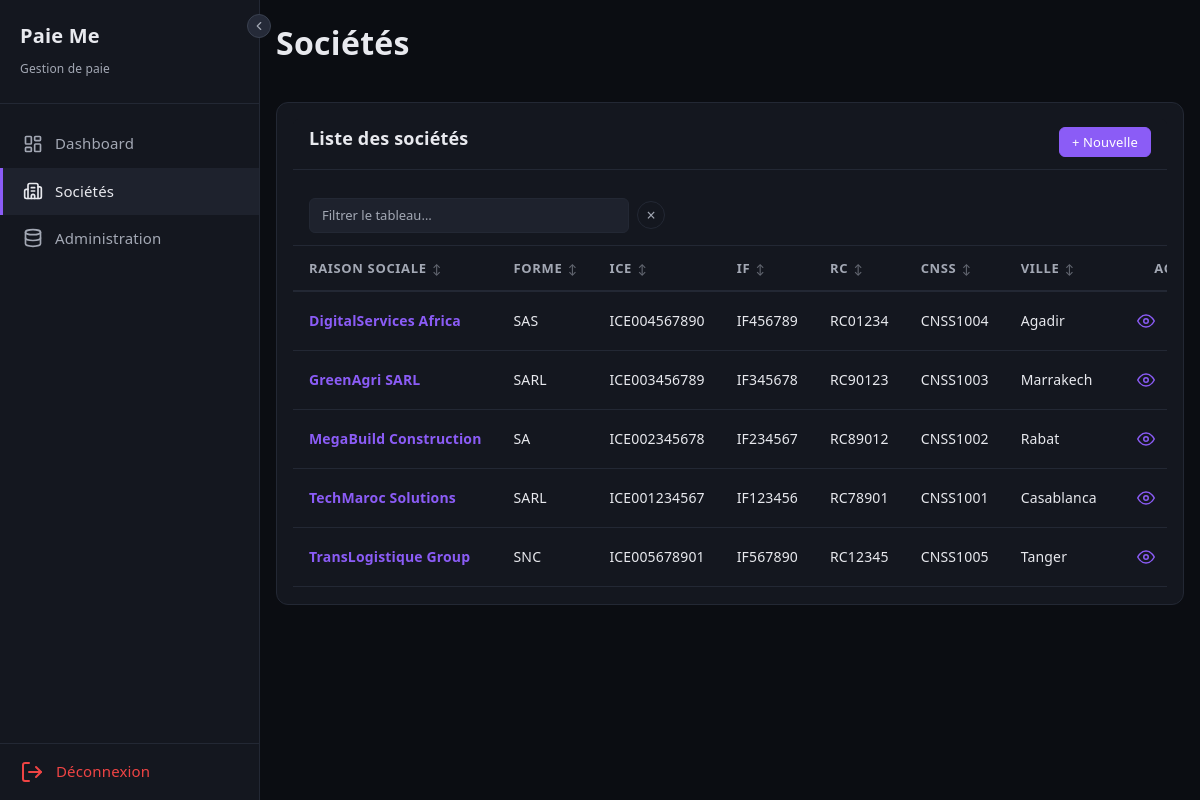
/societes (signed in), run on the app's committed database.
### tables this page shows
CREATE TABLE IF NOT EXISTS societes (
    id                  INT UNSIGNED AUTO_INCREMENT PRIMARY KEY,
    user_id             INT UNSIGNED        NOT NULL,
    raison_sociale      VARCHAR(200)        NOT NULL,
    forme_juridique     VARCHAR(20)         NOT NULL,
    ice                 VARCHAR(20)         NOT NULL,
    if_fiscal           VARCHAR(20)         NOT NULL,
    rc                  VARCHAR(20)         NOT NULL,
    tp                  VARCHAR(20)         NOT NULL,
    cnss                VARCHAR(20)         NOT NULL,
    adresse             TEXT,
    ville               VARCHAR(100),
    telephone           VARCHAR(20),
    email               VARCHAR(180),
    site_web            VARCHAR(255),
    banque              VARCHAR(100),
    agence              VARCHAR(100),
    rib                 VARCHAR(255),
    modele_bulletin_id  INT UNSIGNED,
    logo                VARCHAR(255),
    damancom_login      VARCHAR(100),
    damancom_password   VARCHAR(255),
    simpl_login         VARCHAR(100),
    simpl_password      VARCHAR(255),
    cimr_login          VARCHAR(100),
    cimr_password       VARCHAR(255),
    actif               TINYINT(1)          NOT NULL DEFAULT 1,
    created_at          DATETIME            NOT NULL DEFAULT CURRENT_TIMESTAMP,
    updated_at          DATETIME            NOT NULL DEFAULT CURRENT_TIMESTAMP ON UPDATE CURRENT_TIMESTAMP,
    FOREIGN KEY (user_id) REFERENCES users(id) ON DELETE CASCADE
);

### controllers/SocieteController.php (called while the page is built, shortened)
<?php
class SocieteController extends Controller
{
    private PDO $db;
    public function __construct()
    {
        $this->db = Model::db();
    }
    public function index(): void
    {
        $userId = Session::get('user_id');
        $societes = $this->db->query("SELECT * FROM societes WHERE user_id = $userId ORDER BY raison_sociale")->fetchAll();
        $this->render('societes/index.php', [
            'title'    => 'Sociétés',
            'societes' => $societes,
        ]);
    }
    protected function render(string $view, array $data = []): void
    {
        extract($data);
        require __DIR__ . '/../views/' . $view;
        require __DIR__ . '/../views/layout.php';
    }
}

### index.php (called while the page is built, shortened)
<?php
$method = $_SERVER['REQUEST_METHOD'];
$uri    = $_SERVER['REQUEST_URI'];
Router::dispatch($method, $uri);

### Core/Model.php (called while the page is built, shortened)
<?php
abstract class Model
{
    protected static PDO|null $db = null;
    public static function db(): PDO
    {
        if (self::$db === null) {
            $config = require __DIR__ . '/../config/database.php';
            $dsn = "mysql:host={$config['host']};port={$config['port']};dbname={$config['dbname']};charset={$config['charset']}";
            self::$db = new PDO($dsn, $config['username'], $config['password'], [
                PDO::ATTR_ERRMODE            => PDO::ERRMODE_EXCEPTION,
                PDO::ATTR_DEFAULT_FETCH_MODE => PDO::FETCH_ASSOC,
                PDO::ATTR_EMULATE_PREPARES   => false,
            ]);
        }
        return self::$db;
    }
}

### Core/Session.php (called while the page is built, shortened)
<?php
class Session
{
    public static function get(string $key, mixed $default = null): mixed
    {
        return $_SESSION[$key] ?? $default;
    }
}

### views/societes/index.php (the view, shortened to what this page needs)
<div class="card">
    <div class="card-header">
        <h3>Liste des sociétés</h3>
        <a href="/paie-me/societes/create" class="btn btn-primary btn-sm">+ Nouvelle</a>
    </div>
    <?php if (empty($societes)): ?>
        <div class="empty-state">
            <p>Aucune société enregistrée.</p>
            <a href="/paie-me/societes/create" class="btn btn-primary">Créer une société</a>
        </div>
    <?php else: ?>
        <div class="table-wrapper">
            <table>
                <thead>
                    <tr>
                        <th>Raison sociale</th>
                        <th>Forme</th>
                        <th>ICE</th>
                        <th>IF</th>
                        <th>RC</th>
                        <th>CNSS</th>
                        <th>Ville</th>
                        <th>Actions</th>
                    </tr>
                </thead>
                <tbody>
                    <?php foreach ($societes as $s): ?>
                    <tr>
                        <td><a href="/paie-me/societes/<?= $s['id'] ?>" style="font-weight:600;"><?= htmlspecialchars($s['raison_sociale']) ?></a></td>
                        <td><?= $s['forme_juridique'] ?></td>
                        <td><?= htmlspecialchars($s['ice']) ?></td>
                        <td><?= htmlspecialchars($s['if_fiscal']) ?></td>
                        <td><?= htmlspecialchars($s['rc']) ?></td>
                        <td><?= htmlspecialchars($s['cnss']) ?></td>
                        <td><?= htmlspecialchars($s['ville']) ?></td>
                        <td>
                            <div class="table-actions">
                                <a href="/paie-me/societes/<?= $s['id'] ?>" class="btn-icon btn-view" title="Ouvrir">
                                    <svg width="18" height="18" viewBox="0 0 24 24" fill="none" stroke="currentColor" stroke-width="2" stroke-linecap="round" stroke-linejoin="round"><path d="M1 12s4-8 11-8 11 8 11 8-4 8-11 8-11-8-11-8z"/><circle cx="12" cy="12" r="3"/></svg>
                                </a>
                            </div>
                        </td>
                    </tr>
                    <?php endforeach; ?>
                </tbody>
            </table>
        </div>
    <?php endif; ?>
</div>

### Core/Router.php (shortened to what this page needs)
<?php
class Router
{
    private static array $routes = [];
    public static function get(string $uri, array $action): void
    {
        self::$routes['GET'][] = ['uri' => $uri, 'action' => $action];
    }
    public static function post(string $uri, array $action): void
    {
        self::$routes['POST'][] = ['uri' => $uri, 'action' => $action];
    }
    public static function dispatch(string $method, string $uri): void
    {
        $uri = parse_url($uri, PHP_URL_PATH);
        $uri = preg_replace('#^/paie-me#', '', $uri);
        $uri = trim($uri, '/');
        foreach (self::$routes[$method] ?? [] as $route) {
            $pattern = preg_replace('/\{(\w+)\}/', '(?P<$1>[^/]+)', $route['uri']);
            $pattern = '#^' . trim($pattern, '/') . '$#';
            if (preg_match($pattern, $uri, $matches)) {
                [$controller, $methodName] = $route['action'];
                $params = array_filter($matches, 'is_string', ARRAY_FILTER_USE_KEY);
                $instance = new $controller();
                call_user_func_array([$instance, $methodName], $params);
                return;
            }
        }
    }
}

### data on the page
societes: raison_sociale "DigitalServices Africa", forme_juridique "SAS", ice "ICE004567890", if_fiscal "IF456789", rc "RC01234", cnss "CNSS1004", ville "Agadir"
societes: raison_sociale "GreenAgri SARL", forme_juridique "SARL", ice "ICE003456789", if_fiscal "IF345678", rc "RC90123", cnss "CNSS1003", ville "Marrakech"
societes: raison_sociale "MegaBuild Construction", forme_juridique "SA", ice "ICE002345678", if_fiscal "IF234567", rc "RC89012", cnss "CNSS1002", ville "Rabat"
societes: raison_sociale "TechMaroc Solutions", forme_juridique "SARL", ice "ICE001234567", if_fiscal "IF123456", rc "RC78901", cnss "CNSS1001", ville "Casablanca"
societes: raison_sociale "TransLogistique Group", forme_juridique "SNC", ice "ICE005678901", if_fiscal "IF567890", rc "RC12345", cnss "CNSS1005", ville "Tanger"
